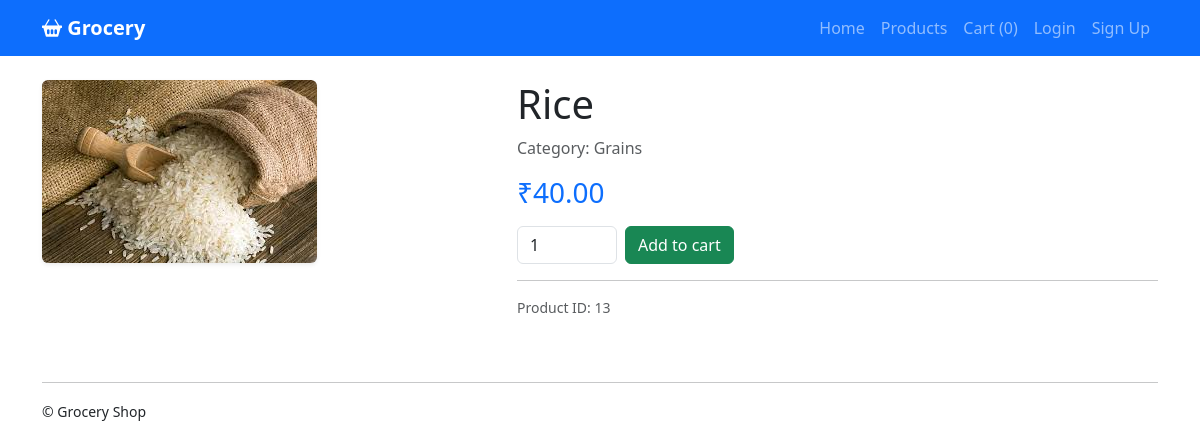
Page /product/13 on the committed database.
### tables this page shows
CREATE TABLE products (
    product_id INTEGER PRIMARY KEY AUTOINCREMENT,
    name TEXT,
    price REAL,
    category TEXT,
    stock INTEGER
);

### app.py (the view)
@app.route("/product/<int:pid>")
def product_detail(pid):
    conn = get_db()
    p = conn.execute("SELECT * FROM products WHERE product_id = ?", (pid,)).fetchone()
    conn.close()
    if not p:
        return "Product not found", 404
    return render_template("product_detail.html", p=p)

### app.py (called while the page is built)
def get_db():
    BASE_DIR = os.path.dirname(os.path.abspath(__file__))
    db_path = os.path.join(BASE_DIR, "grocery.db")
    conn = sqlite3.connect(db_path)
    conn.row_factory = sqlite3.Row
    return conn

@app.context_processor
def inject_cart_count():
    cart = session.get("cart") or {}
    try:
        cart_count = sum(int(q) for q in cart.values())
    except Exception:
        cart_count = 0
    return {"cart_count": cart_count}

### templates/product_detail.html (shortened to what this page needs)
{% extends "base.html" %}
{% block content %}
<div class="row">
  <div class="col-md-5">
    <img src="{{ url_for('static', filename='images/' ~ p.product_id ~ '.jpg') }}"
         onerror="this.onerror=null;this.src='{{ url_for('static', filename='images/placeholder.png') }}';"
         alt="{{ p.name }}" class="img-fluid rounded shadow-sm">
  </div>
  <div class="col-md-7">
    <h1>{{ p.name }}</h1>
    <p class="text-muted">Category: {{ p.category }}</p>
    <h3 class="text-primary">₹{{ '%.2f'|format(p.price) }}</h3>
    <form action="/add_to_cart/{{ p.product_id }}" method="post" class="mt-3 d-flex gap-2">
      <input type="number" name="qty" value="1" min="1" class="form-control" style="width:100px">
      <button class="btn btn-success" type="submit">Add to cart</button>
    </form>
    <hr>
    <p class="small text-muted">Product ID: {{ p.product_id }}</p>
  </div>
</div>
{% endblock %}

### templates/base.html (style rules this page uses)
body { padding-top: 0; }

### rows in the picture
products: name "Rice", category "Grains", price "40.00", product_id "13"

### other values in the picture
{{ cart_count }} "0"
